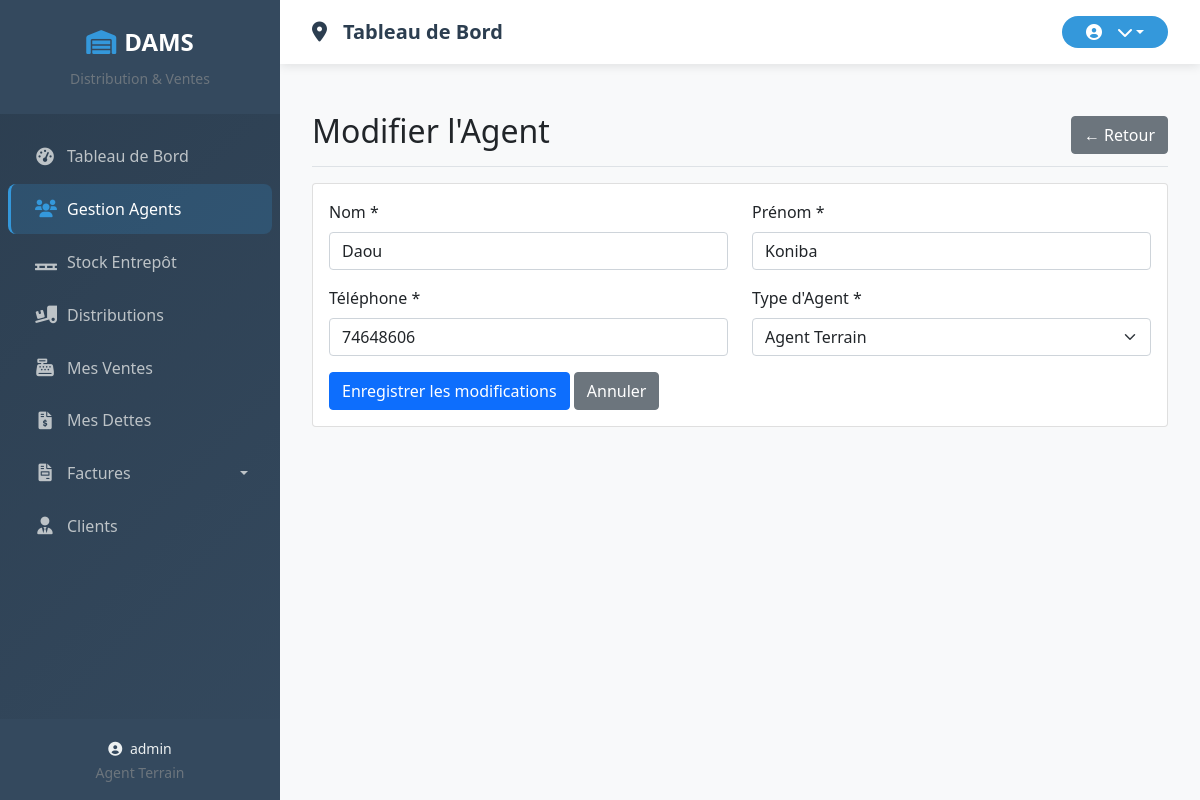
/agents/modifier/2/ (signed in), run on an earlier commit of the app's database.
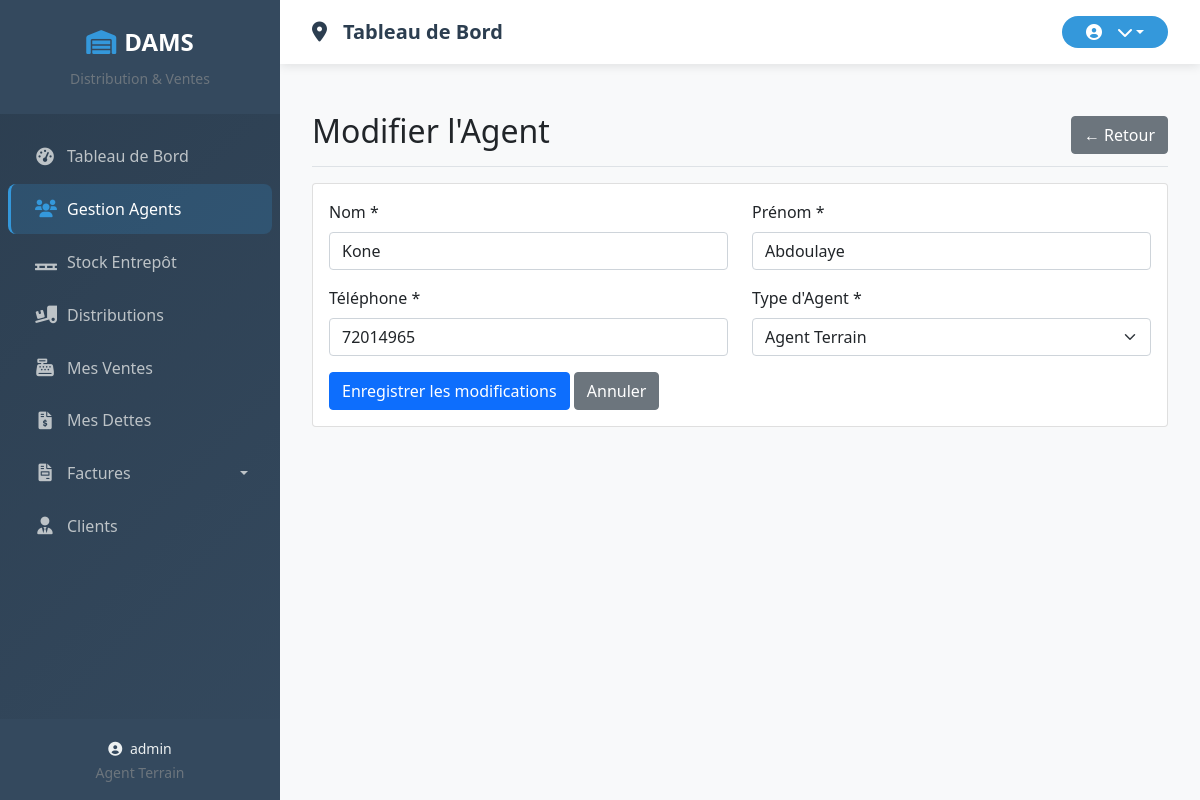
And on a later commit of the database.
### core/models.py (models this page shows, shortened)
class Agent(models.Model):
    TYPE_AGENT_CHOICES = (
        ('direction', 'Direction'),
        ('entrepot', 'Superviseur'),
        ('terrain', 'Agent'),
    )
    user = models.OneToOneField(User, on_delete=models.CASCADE)
    type_agent = models.CharField(max_length=50, choices=TYPE_AGENT_CHOICES)
    telephone = models.CharField(max_length=50, blank=True, null=True)

### core/views.py (the view, shortened to what this page needs)
# urls.py: path('agents/modifier/<int:agent_id>/', views.modifier_agent, name='modifier_agent'),
@login_required
def modifier_agent(request, agent_id):
    agent = get_object_or_404(Agent, id=agent_id)
    return render(request, 'core/agents/modifier_agent.html', {'agent': agent})

### core/context_processors.py (called while the page is built, shortened)
def agent_context(request):
    context = {}
    return context

### core/templates/core/agents/modifier_agent.html (shortened to what this page needs)
{% extends 'base.html' %}
{% block content %}
<div class="d-flex justify-content-between flex-wrap flex-md-nowrap align-items-center pt-3 pb-2 mb-3 border-bottom">
    <h1 class="h2">Modifier l'Agent</h1>
    <a href="{% url 'liste_agents' %}" class="btn btn-secondary">← Retour</a>
</div>
<div class="card">
    <div class="card-body">
        <form method="post">
            <div class="row mb-3">
                <div class="col-md-6">
                    <label for="nom" class="form-label">Nom *</label>
                    <input type="text" class="form-control" id="nom" name="nom"
                           value="{{ agent.user.first_name }}" required>
                </div>
                <div class="col-md-6">
                    <label for="prenom" class="form-label">Prénom *</label>
                    <input type="text" class="form-control" id="prenom" name="prenom"
                           value="{{ agent.user.last_name }}" required>
                </div>
            </div>
            <div class="row mb-3">
                <div class="col-md-6">
                    <label for="telephone" class="form-label">Téléphone *</label>
                    <input type="tel" class="form-control" id="telephone" name="telephone"
                           value="{{ agent.telephone }}" required>
                </div>
                <div class="col-md-6">
                    <label for="type_agent" class="form-label">Type d'Agent *</label>
                    <select class="form-select" id="type_agent" name="type_agent" required>
                        <option value="terrain" {% if agent.type_agent == 'terrain' %}selected{% endif %}>
                            Agent Terrain
                        </option>
                    </select>
                </div>
            </div>
            <button type="submit" class="btn btn-primary">Enregistrer les modifications</button>
            <a href="{% url 'liste_agents' %}" class="btn btn-secondary">Annuler</a>
        </form>
    </div>
</div>
{% endblock %}

What changed in the data, as far as the page shows it:
changed Agent: nom "Daou" → "Kone"; prenom "Koniba" → "Abdoulaye"; telephone "74648606" → "72014965"; type_agent "Agent Terrain" → (not shown)
Also different on the page:
form field type_agent: (not shown) → "Agent Terrain"
